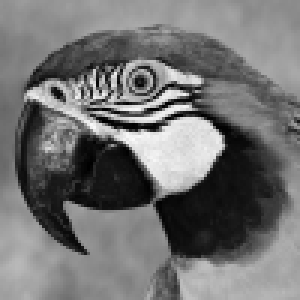
#> input picture lab5/parrot.bmp, 100 x 100 px (shown 3 times larger)
$ jupyter execute 05_resolution_hw.ipynb
#> lines starting #> are read from the running program, lines starting #| are printed output that depends on the picture
#> further down, parrot is the input picture: shape (100, 100, 3); min 0, max 250, mean 114.2
# Zadanie domowe -- interpolacja dwusześcienna

Interpolacja dwusześcienna, to podobnie jak w przypadku interpolacji dwuliniowej, rozszerzenie idei interpolacji jednowymiarowej na dwuwymiarową siatkę.
W trakcie jej obliczania wykorzystywane jest 16 pikseli z otoczenia (dla dwuliniowej 4).
Skutkuje to zwykle lepszymi wynikami - obraz wyjściowy jest bardziej gładki i z mniejszą liczbą artefaktów.
Ceną jest znaczny wzrost złożoności obliczeniowej (zostało to zaobserwowane podczas ćwiczenia).

Interpolacja dana jest wzorem:
\begin{equation}
I(i,j) = \sum_{i=0}^{3} \sum_{j=0}^{3} a_{ij} x^i y^j
\end{equation}

Zadanie sprowadza się zatem do wyznaczenia 16 współczynników $a_{ij}$.
W tym celu wykorzystuje się, oprócz wartość w~puntach $A$ (0,0), $B$ (1 0), $C$ (1,1), $D$ (0,1) (por. rysunek dotyczący interpolacji dwuliniowej), także pochodne cząstkowe $A_x$, $A_y$, $A_{xy}$.
Pozwala to rozwiązać układ 16-tu równań.

Jeśli zgrupujemy parametry $a_{ij}$:
\begin{equation}
a = [ a_{00}~a_{10}~a_{20}~a_{30}~a_{01}~a_{11}~a_{21}~a_{31}~a_{02}~a_{12}~a_{22}~a_{32}~a_{03}~a_{13}~a_{23}~a_{33}]
\end{equation}

i przyjmiemy:
\begin{equation}
x = [A~B~D~C~A_x~B_x~D_x~C_x~A_y~B_y~D_y~C_y~A_{xy}~B_{xy}~D_{xy}~C_{xy}]^T
\end{equation}

To zagadnienie można opisać w postaci równania liniowego:
\begin{equation}
Aa = x
\end{equation}
gdzie macierz $A^{-1}$ dana jest wzorem:

\begin{equation}
A^{-1} =
\begin{bmatrix}
1& 0& 0& 0& 0& 0& 0& 0& 0& 0& 0& 0& 0& 0& 0& 0 \\
0&  0&  0&  0&  1&  0&  0&  0&  0&  0&  0&  0&  0&  0&  0&  0 \\
-3&  3&  0&  0& -2& -1&  0&  0&  0&  0&  0&  0&  0&  0&  0&  0 \\
2& -2&  0&  0&  1&  1&  0&  0&  0&  0&  0&  0&  0&  0&  0&  0 \\
0&  0&  0&  0&  0&  0&  0&  0&  1&  0&  0&  0&  0&  0&  0&  0 \\
0&  0&  0&  0&  0&  0&  0&  0&  0&  0&  0&  0&  1&  0&  0&  0 \\
0&  0&  0&  0&  0&  0&  0&  0& -3&  3&  0&  0& -2& -1&  0&  0 \\
0&  0&  0&  0&  0&  0&  0&  0&  2& -2&  0&  0&  1&  1&  0&  0 \\
-3&  0&  3&  0&  0&  0&  0&  0& -2&  0& -1&  0&  0&  0&  0&  0 \\
0&  0&  0&  0& -3&  0&  3&  0&  0&  0&  0&  0& -2&  0& -1&  0 \\
9& -9& -9&  9&  6&  3& -6& -3&  6& -6&  3& -3&  4&  2&  2&  1 \\
-6&  6&  6& -6& -3& -3&  3&  3& -4&  4& -2&  2& -2& -2& -1& -1 \\
2&  0& -2&  0&  0&  0&  0&  0&  1&  0&  1&  0&  0&  0&  0&  0 \\
0&  0&  0&  0&  2&  0& -2&  0&  0&  0&  0&  0&  1&  0&  1&  0 \\
-6&  6&  6& -6& -4& -2&  4&  2& -3&  3& -3&  3& -2& -1& -2& -1 \\
4& -4& -4&  4&  2&  2& -2& -2&  2& -2&  2& -2&  1&  1&  1&  1 \\
\end{bmatrix}
\end{equation}

Potrzebne w rozważaniach pochodne cząstkowe obliczane są wg. następującego przybliżenia (przykład dla punktu A):
\begin{equation}
A_x = \frac{I(i+1,j) - I(i-1,j)}{2}
\end{equation}
\begin{equation}
A_y = \frac{I(i,j+1) - I(i,j-1)}{2}
\end{equation}
\begin{equation}
A_xy = \frac{I(i+1,j+1) - I(i-1,j) - I(i,j-1) + I(i,j)}{4}
\end{equation}

## Zadanie

Wykorzystując podane informacje zaimplementuj interpolację dwusześcienną.
Uwagi:
- macierz $A^{-1}$ dostępna jest w pliku *a_invert.py*
- trzeba się zastanowić nad potencjalnym wykraczaniem poza zakres obrazka (jak zwykle).

Ponadto dokonaj porównania liczby operacji arytmetycznych i dostępów do pamięci koniecznych przy realizacji obu metod interpolacji: dwuliniowej i dwusześciennej.

[cell 1]
#TODO Do samodzielnej implementacji

import ainvert
import numpy as np
import cv2
import os
from matplotlib import pyplot as plt

[cell 2]
def bicubic_interpolation(image, scale_x, scale_y):
#> called with scale_x = 1.5, scale_y = 1.5
    height, width = image.shape
#> height = 100; width = 100
    new_height = int(height * scale_y)
#> new_height = 150
    new_width = int(width * scale_x)
#> new_width = 150
    new_image = np.zeros((new_height, new_width), dtype=np.uint8)

    for y in range(1,new_height-3):
        for x in range(1,new_width-3):
            i = int(y / scale_y)
            j = int(x / scale_x)
            i1 = int(np.floor(i))
            j1 = int(np.floor(j))
            i2 = min(i1 + 1, height - 1)
            j2 = min(j1 + 1, width - 1)

            A = image[i1, j1]
            B = image[i1, j2]
            C = image[i2, j1]
            D = image[i2, j2]

            Ax = (image[i1 + 1, j1] - image[i1 - 1, j1]) / 2
            Ay = (image[i1, j1 + 1] - image[i1, j1 - 1]) / 2
            Axy = (image[i1 + 1, j1 + 1] - image[i1 - 1, j1] - image[i1, j1 - 1] + image[i1, j1]) / 4

            Bx = (image[i1 + 1, j2] - image[i1 - 1, j2]) / 2
            By = (image[i1, j2 + 1] - image[i1, j2 - 1]) / 2
            Bxy = (image[i1 + 1, j2 + 1] - image[i1 - 1, j2] - image[i1, j2 - 1] + image[i1, j2]) / 4

            Dx = (image[i2 + 1, j1] - image[i2 - 1, j1]) / 2
            Dy = (image[i2, j1 + 1] - image[i2, j1 - 1]) / 2
            Dxy = (image[i2 + 1, j1 + 1] - image[i2 - 1, j1] - image[i2, j1 - 1] + image[i2, j1]) / 4

            Cx = (image[i2 + 1, j2] - image[i2 - 1, j2]) / 2
            Cy = (image[i2, j2 + 1] - image[i2, j2 - 1]) / 2
            Cxy = (image[i2 + 1, j2 + 1] - image[i2 - 1, j2] - image[i2, j2 - 1] + image[i2, j2]) / 4

            x = [A, B, D, C, Ax, Bx, Dx, Cx, Ay, By, Dy, Cy, Axy, Bxy, Dxy, Cxy]
            a = np.dot(ainvert.A_invert, x)

            for row in range(4):
                for col in range(4):
                    new_image[i, j] += a[row*4 + col] * (i**row) * (j**col)
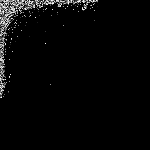
#> new_image: shape (150, 150); min 0, max 255, mean 7.3
    return new_image

[cell 3]
parrot = cv2.imread('parrot.bmp')
parrot = cv2.cvtColor(parrot, cv2.COLOR_BGR2GRAY)

parrot_2=bicubic_interpolation(parrot, 1.5,1.5)

plt.figure(figsize=(parrot_2.shape[0]/100,parrot_2.shape[1]/100), dpi=200)
plt.imshow(parrot_2, cmap ="gray")
plt.xticks([]), plt.yticks([])
plt.show()
